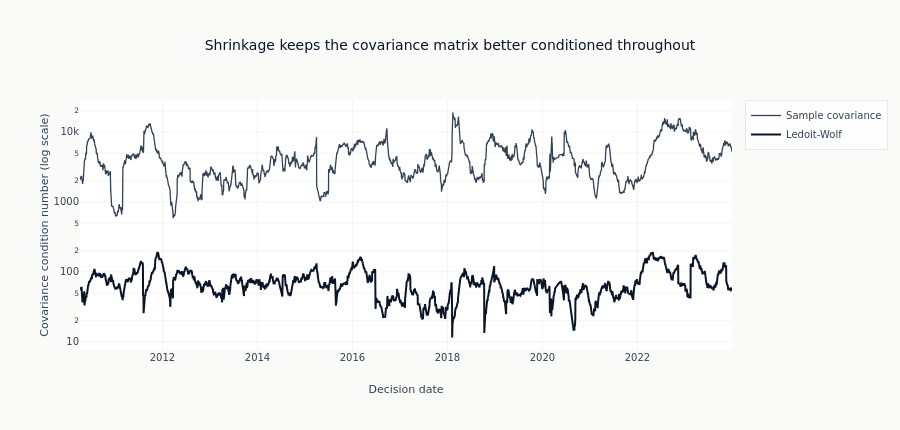

Here is the notebook cell this chart was saved with:
### Code cell
condition_numbers = rolling_covariance_condition(returns[SYMBOLS])
median_sample_condition = condition_numbers["sample"].median()
median_shrinkage_condition = condition_numbers["ledoit_wolf"].median()
condition_reduction = 1 - median_shrinkage_condition / median_sample_condition
assert np.isfinite(condition_numbers.to_numpy()).all()
assert median_shrinkage_condition < median_sample_condition

fig = go.Figure()
fig.add_trace(
    go.Scatter(
        x=condition_numbers.index,
        y=condition_numbers["sample"],
        name="Sample covariance",
        line=dict(color=COLORS["neutral"], width=1.3),
    )
)
fig.add_trace(
    go.Scatter(
        x=condition_numbers.index,
        y=condition_numbers["ledoit_wolf"],
        name="Ledoit-Wolf",
        line=dict(color=COLORS["blue"], width=2),
    )
)
fig.update_layout(
    title="Shrinkage keeps the covariance matrix better conditioned throughout",
    xaxis_title="Decision date",
    yaxis_title="Covariance condition number (log scale)",
    yaxis_type="log",
    height=430,
)
show_plotly_with_alt(
    fig,
    "Grouped bars of annualized contribution by factor coordinate under the original and rotated bases. Individual bars move substantially while their sum is unchanged.",
)

### Figure 1 — Plotly figure (JSON) as saved in the notebook; plotly's stock layout.template omitted (floating-point values rounded to 4 significant figures; data arrays with more than 128 entries replaced by an {"elided": "..."} marker saying what was removed)
{"data": [{"line": {"color": "#334155", "width": 1.3}, "name": "Sample covariance", "type": "scatter", "x": {"elided": "3458 str values"}, "y": {"elided": "3458 float values"}}, {"line": {"color": "#0a1628", "width": 2}, "name": "Ledoit-Wolf", "type": "scatter", "x": {"elided": "3458 str values"}, "y": {"elided": "3458 float values"}}], "layout": {"height": 430, "title": {"text": "Shrinkage keeps the covariance matrix better conditioned throughout"}, "xaxis": {"title": {"text": "Decision date"}}, "yaxis": {"title": {"text": "Covariance condition number (log scale)"}, "type": "log"}}}
